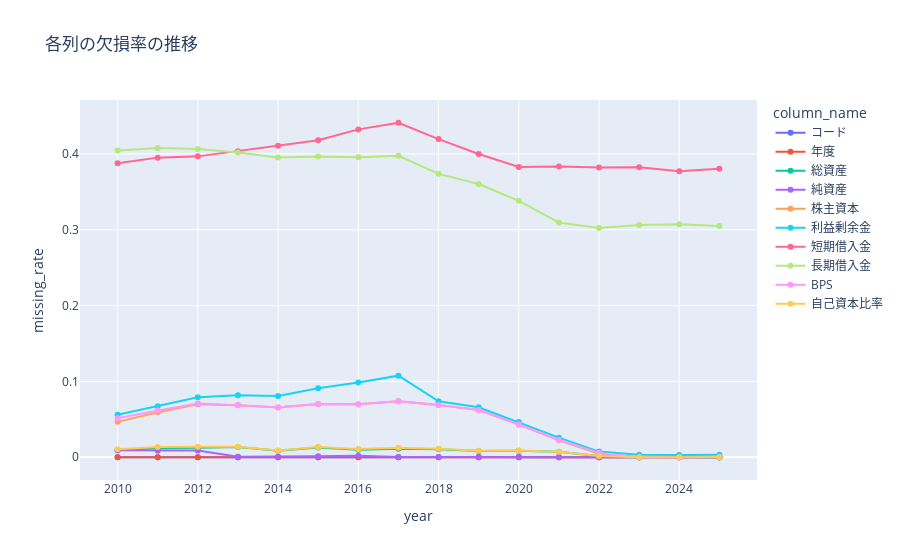
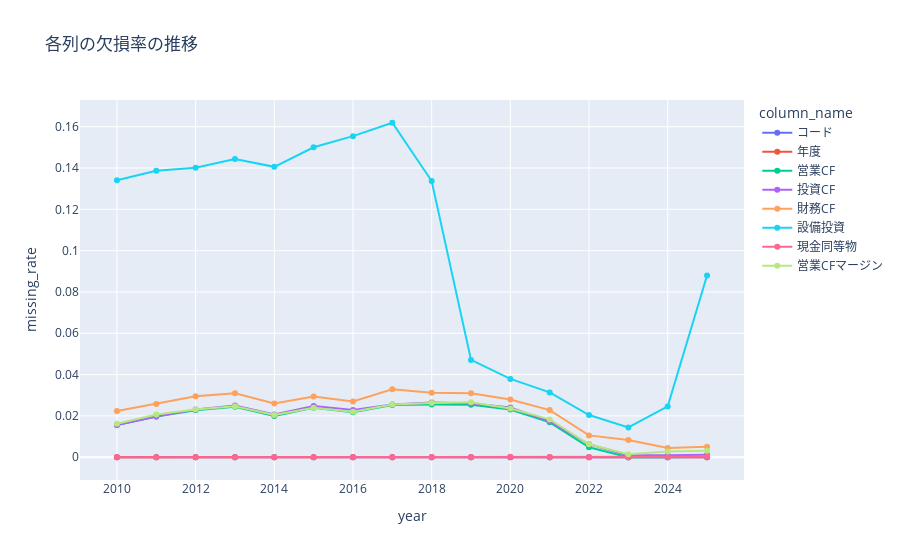
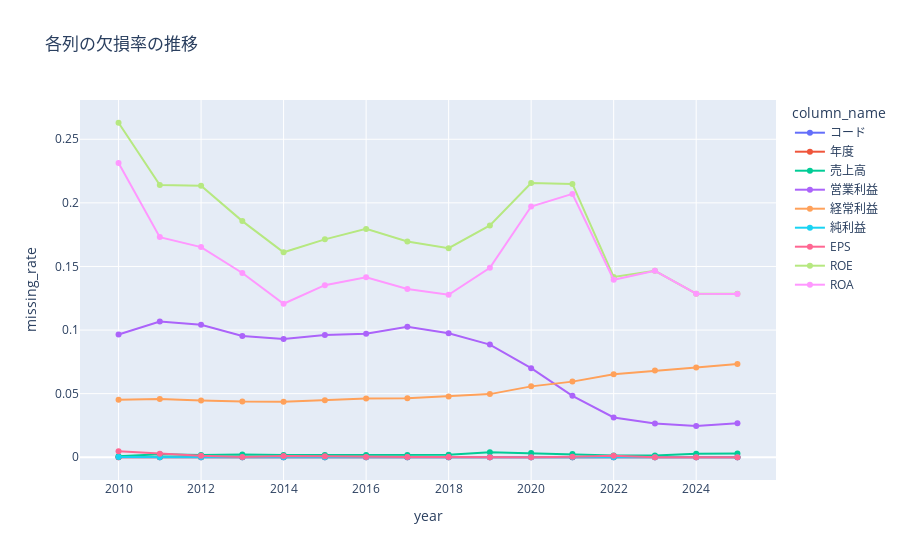
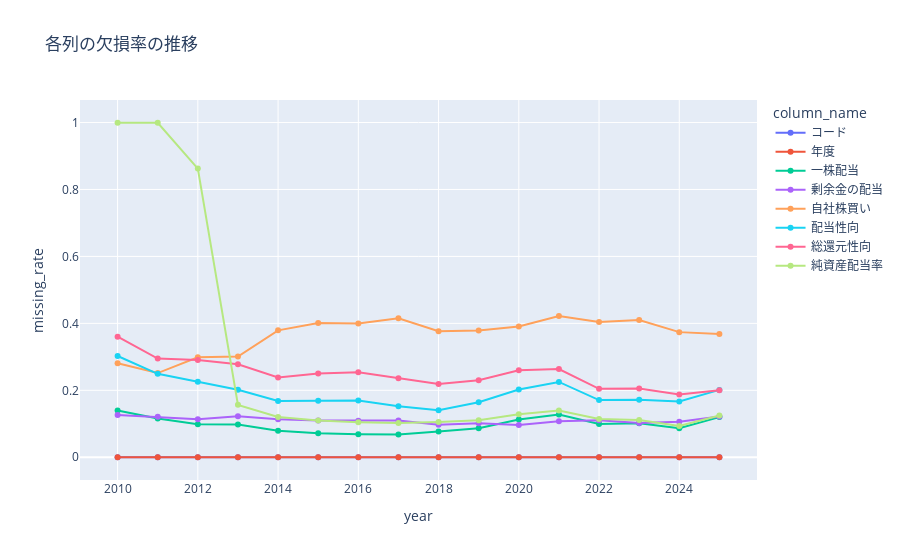

Source (notebook cell) for these figures, in order:
### Code cell
# 年ごとの欠損率の傾向を確認（折れ線グラフ）

# 各カラムの欠損率推移を折れ線グラフで表示
for filename in files:
    fig = px.line(
        missing_df[filename],  # 最初のファイルのデータを使用
        x="year",
        y="missing_rate",
        color="column_name",   # 列ごとに色分け
        markers=True,
        title="各列の欠損率の推移"
    )
    fig.show()

### Figure 1 — Plotly figure (JSON) as saved in the notebook; plotly's stock layout.template omitted (floating-point values rounded to 4 significant figures)
{"data": [{"hovertemplate": "column_name=コード<br>year=%{x}<br>missing_rate=%{y}<extra></extra>", "legendgroup": "コード", "line": {"color": "#636efa", "dash": "solid"}, "marker": {"symbol": "circle"}, "mode": "lines+markers", "name": "コード", "orientation": "v", "showlegend": true, "type": "scatter", "x": [2010, 2011, 2012, 2013, 2014, 2015, 2016, 2017, 2018, 2019, 2020, 2021, 2022, 2023, 2024, 2025], "xaxis": "x", "y": [0.0, 0.0, 0.0, 0.0, 0.0, 0.0, 0.0, 0.0, 0.0, 0.0, 0.0, 0.0, 0.0, 0.0, 0.0, 0.0], "yaxis": "y"}, {"hovertemplate": "column_name=年度<br>year=%{x}<br>missing_rate=%{y}<extra></extra>", "legendgroup": "年度", "line": {"color": "#EF553B", "dash": "solid"}, "marker": {"symbol": "circle"}, "mode": "lines+markers", "name": "年度", "orientation": "v", "showlegend": true, "type": "scatter", "x": [2010, 2011, 2012, 2013, 2014, 2015, 2016, 2017, 2018, 2019, 2020, 2021, 2022, 2023, 2024, 2025], "xaxis": "x", "y": [0.0, 0.0, 0.0, 0.0, 0.0, 0.0, 0.0, 0.0, 0.0, 0.0, 0.0, 0.0, 0.0, 0.0, 0.0, 0.0], "yaxis": "y"}, {"hovertemplate": "column_name=総資産<br>year=%{x}<br>missing_rate=%{y}<extra></extra>", "legendgroup": "総資産", "line": {"color": "#00cc96", "dash": "solid"}, "marker": {"symbol": "circle"}, "mode": "lines+markers", "name": "総資産", "orientation": "v", "showlegend": true, "type": "scatter", "x": [2010, 2011, 2012, 2013, 2014, 2015, 2016, 2017, 2018, 2019, 2020, 2021, 2022, 2023, 2024, 2025], "xaxis": "x", "y": [0.009102, 0.01224, 0.01254, 0.01359, 0.008466, 0.01286, 0.01, 0.01115, 0.01041, 0.008153, 0.008423, 0.007102, 0.001684, 0.0, 0.0, 0.0], "yaxis": "y"}, {"hovertemplate": "column_name=純資産<br>year=%{x}<br>missing_rate=%{y}<extra></extra>", "legendgroup": "純資産", "line": {"color": "#ab63fa", "dash": "solid"}, "marker": {"symbol": "circle"}, "mode": "lines+markers", "name": "純資産", "orientation": "v", "showlegend": true, "type": "scatter", "x": [2010, 2011, 2012, 2013, 2014, 2015, 2016, 2017, 2018, 2019, 2020, 2021, 2022, 2023, 2024, 2025], "xaxis": "x", "y": [0.009102, 0.00854, 0.008916, 0.0008154, 0.0007937, 0.001286, 0.002001, 0.0002424, 0.0002365, 0.0004659, 0.0007019, 0.0, 0.0, 0.0, 0.0, 0.0], "yaxis": "y"}, {"hovertemplate": "column_name=株主資本<br>year=%{x}<br>missing_rate=%{y}<extra></extra>", "legendgroup": "株主資本", "line": {"color": "#FFA15A", "dash": "solid"}, "marker": {"symbol": "circle"}, "mode": "lines+markers", "name": "株主資本", "orientation": "v", "showlegend": true, "type": "scatter", "x": [2010, 2011, 2012, 2013, 2014, 2015, 2016, 2017, 2018, 2019, 2020, 2021, 2022, 2023, 2024, 2025], "xaxis": "x", "y": [0.04668, 0.05921, 0.06994, 0.0685, 0.06561, 0.0702, 0.06977, 0.07392, 0.06883, 0.06219, 0.04305, 0.02225, 0.004571, 0.0, 0.0, 0.000486], "yaxis": "y"}, {"hovertemplate": "column_name=利益剰余金<br>year=%{x}<br>missing_rate=%{y}<extra></extra>", "legendgroup": "利益剰余金", "line": {"color": "#19d3f3", "dash": "solid"}, "marker": {"symbol": "circle"}, "mode": "lines+markers", "name": "利益剰余金", "orientation": "v", "showlegend": true, "type": "scatter", "x": [2010, 2011, 2012, 2013, 2014, 2015, 2016, 2017, 2018, 2019, 2020, 2021, 2022, 2023, 2024, 2025], "xaxis": "x", "y": [0.05608, 0.06718, 0.07913, 0.08182, 0.08069, 0.09103, 0.09852, 0.1076, 0.07379, 0.06592, 0.04633, 0.0258, 0.007457, 0.00342, 0.003014, 0.003159], "yaxis": "y"}, {"hovertemplate": "column_name=短期借入金<br>year=%{x}<br>missing_rate=%{y}<extra></extra>", "legendgroup": "短期借入金", "line": {"color": "#FF6692", "dash": "solid"}, "marker": {"symbol": "circle"}, "mode": "lines+markers", "name": "短期借入金", "orientation": "v", "showlegend": true, "type": "scatter", "x": [2010, 2011, 2012, 2013, 2014, 2015, 2016, 2017, 2018, 2019, 2020, 2021, 2022, 2023, 2024, 2025], "xaxis": "x", "y": [0.3878, 0.3951, 0.3968, 0.4036, 0.4108, 0.4181, 0.4324, 0.4411, 0.4196, 0.4, 0.3828, 0.3833, 0.3822, 0.3825, 0.3772, 0.3803], "yaxis": "y"}, {"hovertemplate": "column_name=長期借入金<br>year=%{x}<br>missing_rate=%{y}<extra></extra>", "legendgroup": "長期借入金", "line": {"color": "#B6E880", "dash": "solid"}, "marker": {"symbol": "circle"}, "mode": "lines+markers", "name": "長期借入金", "orientation": "v", "showlegend": true, "type": "scatter", "x": [2010, 2011, 2012, 2013, 2014, 2015, 2016, 2017, 2018, 2019, 2020, 2021, 2022, 2023, 2024, 2025], "xaxis": "x", "y": [0.4046, 0.4079, 0.4065, 0.4017, 0.3952, 0.3968, 0.3956, 0.3975, 0.3737, 0.3604, 0.3381, 0.3097, 0.3024, 0.3063, 0.3074, 0.305], "yaxis": "y"}, {"hovertemplate": "column_name=BPS<br>year=%{x}<br>missing_rate=%{y}<extra></extra>", "legendgroup": "BPS", "line": {"color": "#FF97FF", "dash": "solid"}, "marker": {"symbol": "circle"}, "mode": "lines+markers", "name": "BPS", "orientation": "v", "showlegend": true, "type": "scatter", "x": [2010, 2011, 2012, 2013, 2014, 2015, 2016, 2017, 2018, 2019, 2020, 2021, 2022, 2023, 2024, 2025], "xaxis": "x", "y": [0.05138, 0.06177, 0.07077, 0.06877, 0.06587, 0.0702, 0.06977, 0.07392, 0.06906, 0.06219, 0.04328, 0.02273, 0.005773, 0.0, 0.0, 0.000486], "yaxis": "y"}, {"hovertemplate": "column_name=自己資本比率<br>year=%{x}<br>missing_rate=%{y}<extra></extra>", "legendgroup": "自己資本比率", "line": {"color": "#FECB52", "dash": "solid"}, "marker": {"symbol": "circle"}, "mode": "lines+markers", "name": "自己資本比率", "orientation": "v", "showlegend": true, "type": "scatter", "x": [2010, 2011, 2012, 2013, 2014, 2015, 2016, 2017, 2018, 2019, 2020, 2021, 2022, 2023, 2024, 2025], "xaxis": "x", "y": [0.01057, 0.01366, 0.01393, 0.01386, 0.008995, 0.01337, 0.01075, 0.0126, 0.01112, 0.008619, 0.008891, 0.007339, 0.001684, 0.0, 0.0, 0.000486], "yaxis": "y"}], "layout": {"legend": {"title": {"text": "column_name"}, "tracegroupgap": 0}, "title": {"text": "各列の欠損率の推移"}, "xaxis": {"anchor": "y", "domain": [0, 1], "title": {"text": "year"}}, "yaxis": {"anchor": "x", "domain": [0, 1], "title": {"text": "missing_rate"}}}}

### Figure 2 — Plotly figure (JSON) as saved in the notebook; plotly's stock layout.template omitted (floating-point values rounded to 4 significant figures)
{"data": [{"hovertemplate": "column_name=コード<br>year=%{x}<br>missing_rate=%{y}<extra></extra>", "legendgroup": "コード", "line": {"color": "#636efa", "dash": "solid"}, "marker": {"symbol": "circle"}, "mode": "lines+markers", "name": "コード", "orientation": "v", "showlegend": true, "type": "scatter", "x": [2010, 2011, 2012, 2013, 2014, 2015, 2016, 2017, 2018, 2019, 2020, 2021, 2022, 2023, 2024, 2025], "xaxis": "x", "y": [0.0, 0.0, 0.0, 0.0, 0.0, 0.0, 0.0, 0.0, 0.0, 0.0, 0.0, 0.0, 0.0, 0.0, 0.0, 0.0], "yaxis": "y"}, {"hovertemplate": "column_name=年度<br>year=%{x}<br>missing_rate=%{y}<extra></extra>", "legendgroup": "年度", "line": {"color": "#EF553B", "dash": "solid"}, "marker": {"symbol": "circle"}, "mode": "lines+markers", "name": "年度", "orientation": "v", "showlegend": true, "type": "scatter", "x": [2010, 2011, 2012, 2013, 2014, 2015, 2016, 2017, 2018, 2019, 2020, 2021, 2022, 2023, 2024, 2025], "xaxis": "x", "y": [0.0, 0.0, 0.0, 0.0, 0.0, 0.0, 0.0, 0.0, 0.0, 0.0, 0.0, 0.0, 0.0, 0.0, 0.0, 0.0], "yaxis": "y"}, {"hovertemplate": "column_name=営業CF<br>year=%{x}<br>missing_rate=%{y}<extra></extra>", "legendgroup": "営業CF", "line": {"color": "#00cc96", "dash": "solid"}, "marker": {"symbol": "circle"}, "mode": "lines+markers", "name": "営業CF", "orientation": "v", "showlegend": true, "type": "scatter", "x": [2010, 2011, 2012, 2013, 2014, 2015, 2016, 2017, 2018, 2019, 2020, 2021, 2022, 2023, 2024, 2025], "xaxis": "x", "y": [0.01564, 0.01977, 0.02277, 0.02444, 0.01992, 0.02398, 0.02179, 0.02524, 0.0255, 0.02537, 0.02314, 0.01689, 0.004811, 0.0, 0.0, 0.000243], "yaxis": "y"}, {"hovertemplate": "column_name=投資CF<br>year=%{x}<br>missing_rate=%{y}<extra></extra>", "legendgroup": "投資CF", "line": {"color": "#ab63fa", "dash": "solid"}, "marker": {"symbol": "circle"}, "mode": "lines+markers", "name": "投資CF", "orientation": "v", "showlegend": true, "type": "scatter", "x": [2010, 2011, 2012, 2013, 2014, 2015, 2016, 2017, 2018, 2019, 2020, 2021, 2022, 2023, 2024, 2025], "xaxis": "x", "y": [0.01564, 0.01977, 0.02307, 0.02501, 0.02075, 0.02478, 0.02284, 0.0255, 0.02649, 0.02609, 0.02409, 0.01736, 0.006255, 0.000977, 0.001005, 0.001215], "yaxis": "y"}, {"hovertemplate": "column_name=財務CF<br>year=%{x}<br>missing_rate=%{y}<extra></extra>", "legendgroup": "財務CF", "line": {"color": "#FFA15A", "dash": "solid"}, "marker": {"symbol": "circle"}, "mode": "lines+markers", "name": "財務CF", "orientation": "v", "showlegend": true, "type": "scatter", "x": [2010, 2011, 2012, 2013, 2014, 2015, 2016, 2017, 2018, 2019, 2020, 2021, 2022, 2023, 2024, 2025], "xaxis": "x", "y": [0.02239, 0.02576, 0.02949, 0.03097, 0.02601, 0.02936, 0.02704, 0.03289, 0.0312, 0.03093, 0.02791, 0.02284, 0.01058, 0.008305, 0.00452, 0.005103], "yaxis": "y"}, {"hovertemplate": "column_name=設備投資<br>year=%{x}<br>missing_rate=%{y}<extra></extra>", "legendgroup": "設備投資", "line": {"color": "#19d3f3", "dash": "solid"}, "marker": {"symbol": "circle"}, "mode": "lines+markers", "name": "設備投資", "orientation": "v", "showlegend": true, "type": "scatter", "x": [2010, 2011, 2012, 2013, 2014, 2015, 2016, 2017, 2018, 2019, 2020, 2021, 2022, 2023, 2024, 2025], "xaxis": "x", "y": [0.134, 0.1387, 0.1401, 0.1444, 0.1406, 0.1501, 0.1554, 0.1619, 0.1337, 0.04711, 0.03793, 0.0314, 0.02045, 0.01441, 0.02461, 0.08797], "yaxis": "y"}, {"hovertemplate": "column_name=現金同等物<br>year=%{x}<br>missing_rate=%{y}<extra></extra>", "legendgroup": "現金同等物", "line": {"color": "#FF6692", "dash": "solid"}, "marker": {"symbol": "circle"}, "mode": "lines+markers", "name": "現金同等物", "orientation": "v", "showlegend": true, "type": "scatter", "x": [2010, 2011, 2012, 2013, 2014, 2015, 2016, 2017, 2018, 2019, 2020, 2021, 2022, 2023, 2024, 2025], "xaxis": "x", "y": [0.0, 0.0, 0.0, 0.0, 0.0, 0.0, 0.0, 0.0, 0.0, 0.0, 0.0002385, 0.0, 0.0, 0.0, 0.0, 0.000243], "yaxis": "y"}, {"hovertemplate": "column_name=営業CFマージン<br>year=%{x}<br>missing_rate=%{y}<extra></extra>", "legendgroup": "営業CFマージン", "line": {"color": "#B6E880", "dash": "solid"}, "marker": {"symbol": "circle"}, "mode": "lines+markers", "name": "営業CFマージン", "orientation": "v", "showlegend": true, "type": "scatter", "x": [2010, 2011, 2012, 2013, 2014, 2015, 2016, 2017, 2018, 2019, 2020, 2021, 2022, 2023, 2024, 2025], "xaxis": "x", "y": [0.01626, 0.02067, 0.02307, 0.02472, 0.02048, 0.02398, 0.02205, 0.0255, 0.02624, 0.02658, 0.02362, 0.01832, 0.006255, 0.001466, 0.002762, 0.003159], "yaxis": "y"}], "layout": {"legend": {"title": {"text": "column_name"}, "tracegroupgap": 0}, "title": {"text": "各列の欠損率の推移"}, "xaxis": {"anchor": "y", "domain": [0, 1], "title": {"text": "year"}}, "yaxis": {"anchor": "x", "domain": [0, 1], "title": {"text": "missing_rate"}}}}

### Figure 3 — Plotly figure (JSON) as saved in the notebook; plotly's stock layout.template omitted (floating-point values rounded to 4 significant figures)
{"data": [{"hovertemplate": "column_name=コード<br>year=%{x}<br>missing_rate=%{y}<extra></extra>", "legendgroup": "コード", "line": {"color": "#636efa", "dash": "solid"}, "marker": {"symbol": "circle"}, "mode": "lines+markers", "name": "コード", "orientation": "v", "showlegend": true, "type": "scatter", "x": [2010, 2011, 2012, 2013, 2014, 2015, 2016, 2017, 2018, 2019, 2020, 2021, 2022, 2023, 2024, 2025], "xaxis": "x", "y": [0.0, 0.0, 0.0, 0.0, 0.0, 0.0, 0.0, 0.0, 0.0, 0.0, 0.0, 0.0, 0.0, 0.0, 0.0, 0.0], "yaxis": "y"}, {"hovertemplate": "column_name=年度<br>year=%{x}<br>missing_rate=%{y}<extra></extra>", "legendgroup": "年度", "line": {"color": "#EF553B", "dash": "solid"}, "marker": {"symbol": "circle"}, "mode": "lines+markers", "name": "年度", "orientation": "v", "showlegend": true, "type": "scatter", "x": [2010, 2011, 2012, 2013, 2014, 2015, 2016, 2017, 2018, 2019, 2020, 2021, 2022, 2023, 2024, 2025], "xaxis": "x", "y": [0.0, 0.0, 0.0, 0.0, 0.0, 0.0, 0.0, 0.0, 0.0, 0.0, 0.0, 0.0, 0.0, 0.0, 0.0, 0.0], "yaxis": "y"}, {"hovertemplate": "column_name=売上高<br>year=%{x}<br>missing_rate=%{y}<extra></extra>", "legendgroup": "売上高", "line": {"color": "#00cc96", "dash": "solid"}, "marker": {"symbol": "circle"}, "mode": "lines+markers", "name": "売上高", "orientation": "v", "showlegend": true, "type": "scatter", "x": [2010, 2011, 2012, 2013, 2014, 2015, 2016, 2017, 2018, 2019, 2020, 2021, 2022, 2023, 2024, 2025], "xaxis": "x", "y": [0.0008805, 0.002277, 0.001672, 0.002175, 0.001852, 0.0018, 0.00175, 0.001697, 0.001892, 0.003962, 0.003278, 0.002606, 0.001444, 0.001466, 0.002762, 0.002916], "yaxis": "y"}, {"hovertemplate": "column_name=営業利益<br>year=%{x}<br>missing_rate=%{y}<extra></extra>", "legendgroup": "営業利益", "line": {"color": "#ab63fa", "dash": "solid"}, "marker": {"symbol": "circle"}, "mode": "lines+markers", "name": "営業利益", "orientation": "v", "showlegend": true, "type": "scatter", "x": [2010, 2011, 2012, 2013, 2014, 2015, 2016, 2017, 2018, 2019, 2020, 2021, 2022, 2023, 2024, 2025], "xaxis": "x", "y": [0.09657, 0.1067, 0.1042, 0.09541, 0.09288, 0.09619, 0.09702, 0.1025, 0.09745, 0.08856, 0.07001, 0.04833, 0.03128, 0.02662, 0.02461, 0.02673], "yaxis": "y"}, {"hovertemplate": "column_name=経常利益<br>year=%{x}<br>missing_rate=%{y}<extra></extra>", "legendgroup": "経常利益", "line": {"color": "#FFA15A", "dash": "solid"}, "marker": {"symbol": "circle"}, "mode": "lines+markers", "name": "経常利益", "orientation": "v", "showlegend": true, "type": "scatter", "x": [2010, 2011, 2012, 2013, 2014, 2015, 2016, 2017, 2018, 2019, 2020, 2021, 2022, 2023, 2024, 2025], "xaxis": "x", "y": [0.0452, 0.04583, 0.04458, 0.04376, 0.04366, 0.04475, 0.04626, 0.04629, 0.04778, 0.04964, 0.05572, 0.05946, 0.06521, 0.06815, 0.07057, 0.07339], "yaxis": "y"}, {"hovertemplate": "column_name=純利益<br>year=%{x}<br>missing_rate=%{y}<extra></extra>", "legendgroup": "純利益", "line": {"color": "#19d3f3", "dash": "solid"}, "marker": {"symbol": "circle"}, "mode": "lines+markers", "name": "純利益", "orientation": "v", "showlegend": true, "type": "scatter", "x": [2010, 2011, 2012, 2013, 2014, 2015, 2016, 2017, 2018, 2019, 2020, 2021, 2022, 2023, 2024, 2025], "xaxis": "x", "y": [0.0002935, 0.0, 0.0, 0.0, 0.0, 0.0, 0.0, 0.0, 0.0, 0.0, 0.0, 0.0, 0.0, 0.0, 0.0, 0.0], "yaxis": "y"}, {"hovertemplate": "column_name=EPS<br>year=%{x}<br>missing_rate=%{y}<extra></extra>", "legendgroup": "EPS", "line": {"color": "#FF6692", "dash": "solid"}, "marker": {"symbol": "circle"}, "mode": "lines+markers", "name": "EPS", "orientation": "v", "showlegend": true, "type": "scatter", "x": [2010, 2011, 2012, 2013, 2014, 2015, 2016, 2017, 2018, 2019, 2020, 2021, 2022, 2023, 2024, 2025], "xaxis": "x", "y": [0.004696, 0.002847, 0.001115, 0.0002718, 0.001058, 0.0007716, 0.0002501, 0.0002424, 0.0002365, 0.0, 0.0, 0.0004738, 0.001203, 0.0, 0.0, 0.0], "yaxis": "y"}, {"hovertemplate": "column_name=ROE<br>year=%{x}<br>missing_rate=%{y}<extra></extra>", "legendgroup": "ROE", "line": {"color": "#B6E880", "dash": "solid"}, "marker": {"symbol": "circle"}, "mode": "lines+markers", "name": "ROE", "orientation": "v", "showlegend": true, "type": "scatter", "x": [2010, 2011, 2012, 2013, 2014, 2015, 2016, 2017, 2018, 2019, 2020, 2021, 2022, 2023, 2024, 2025], "xaxis": "x", "y": [0.263, 0.2141, 0.2134, 0.1856, 0.1612, 0.1713, 0.1795, 0.1697, 0.1644, 0.1822, 0.2156, 0.2149, 0.1417, 0.1466, 0.1286, 0.1286], "yaxis": "y"}, {"hovertemplate": "column_name=ROA<br>year=%{x}<br>missing_rate=%{y}<extra></extra>", "legendgroup": "ROA", "line": {"color": "#FF97FF", "dash": "solid"}, "marker": {"symbol": "circle"}, "mode": "lines+markers", "name": "ROA", "orientation": "v", "showlegend": true, "type": "scatter", "x": [2010, 2011, 2012, 2013, 2014, 2015, 2016, 2017, 2018, 2019, 2020, 2021, 2022, 2023, 2024, 2025], "xaxis": "x", "y": [0.2313, 0.1731, 0.1652, 0.1449, 0.1207, 0.1353, 0.1415, 0.1323, 0.1277, 0.1489, 0.1971, 0.2071, 0.1396, 0.1466, 0.1286, 0.1283], "yaxis": "y"}], "layout": {"legend": {"title": {"text": "column_name"}, "tracegroupgap": 0}, "title": {"text": "各列の欠損率の推移"}, "xaxis": {"anchor": "y", "domain": [0, 1], "title": {"text": "year"}}, "yaxis": {"anchor": "x", "domain": [0, 1], "title": {"text": "missing_rate"}}}}

### Figure 4 — Plotly figure (JSON) as saved in the notebook; plotly's stock layout.template omitted (floating-point values rounded to 4 significant figures)
{"data": [{"hovertemplate": "column_name=コード<br>year=%{x}<br>missing_rate=%{y}<extra></extra>", "legendgroup": "コード", "line": {"color": "#636efa", "dash": "solid"}, "marker": {"symbol": "circle"}, "mode": "lines+markers", "name": "コード", "orientation": "v", "showlegend": true, "type": "scatter", "x": [2010, 2011, 2012, 2013, 2014, 2015, 2016, 2017, 2018, 2019, 2020, 2021, 2022, 2023, 2024, 2025], "xaxis": "x", "y": [0.0, 0.0, 0.0, 0.0, 0.0, 0.0, 0.0, 0.0, 0.0, 0.0, 0.0, 0.0, 0.0, 0.0, 0.0, 0.0], "yaxis": "y"}, {"hovertemplate": "column_name=年度<br>year=%{x}<br>missing_rate=%{y}<extra></extra>", "legendgroup": "年度", "line": {"color": "#EF553B", "dash": "solid"}, "marker": {"symbol": "circle"}, "mode": "lines+markers", "name": "年度", "orientation": "v", "showlegend": true, "type": "scatter", "x": [2010, 2011, 2012, 2013, 2014, 2015, 2016, 2017, 2018, 2019, 2020, 2021, 2022, 2023, 2024, 2025], "xaxis": "x", "y": [0.0, 0.0, 0.0, 0.0, 0.0, 0.0, 0.0, 0.0, 0.0, 0.0, 0.0, 0.0, 0.0, 0.0, 0.0, 0.0], "yaxis": "y"}, {"hovertemplate": "column_name=一株配当<br>year=%{x}<br>missing_rate=%{y}<extra></extra>", "legendgroup": "一株配当", "line": {"color": "#00cc96", "dash": "solid"}, "marker": {"symbol": "circle"}, "mode": "lines+markers", "name": "一株配当", "orientation": "v", "showlegend": true, "type": "scatter", "x": [2010, 2011, 2012, 2013, 2014, 2015, 2016, 2017, 2018, 2019, 2020, 2021, 2022, 2023, 2024, 2025], "xaxis": "x", "y": [0.1397, 0.1158, 0.09879, 0.09814, 0.07919, 0.07197, 0.06884, 0.06784, 0.07677, 0.0868, 0.1128, 0.1277, 0.09956, 0.1012, 0.08646, 0.1199], "yaxis": "y"}, {"hovertemplate": "column_name=剰余金の配当<br>year=%{x}<br>missing_rate=%{y}<extra></extra>", "legendgroup": "剰余金の配当", "line": {"color": "#ab63fa", "dash": "solid"}, "marker": {"symbol": "circle"}, "mode": "lines+markers", "name": "剰余金の配当", "orientation": "v", "showlegend": true, "type": "scatter", "x": [2010, 2011, 2012, 2013, 2014, 2015, 2016, 2017, 2018, 2019, 2020, 2021, 2022, 2023, 2024, 2025], "xaxis": "x", "y": [0.1266, 0.1209, 0.1138, 0.1224, 0.1133, 0.1099, 0.1089, 0.1098, 0.09743, 0.1013, 0.09657, 0.1072, 0.1104, 0.1026, 0.106, 0.122], "yaxis": "y"}, {"hovertemplate": "column_name=自社株買い<br>year=%{x}<br>missing_rate=%{y}<extra></extra>", "legendgroup": "自社株買い", "line": {"color": "#FFA15A", "dash": "solid"}, "marker": {"symbol": "circle"}, "mode": "lines+markers", "name": "自社株買い", "orientation": "v", "showlegend": true, "type": "scatter", "x": [2010, 2011, 2012, 2013, 2014, 2015, 2016, 2017, 2018, 2019, 2020, 2021, 2022, 2023, 2024, 2025], "xaxis": "x", "y": [0.2808, 0.2515, 0.2986, 0.3009, 0.3791, 0.4014, 0.3995, 0.4151, 0.3766, 0.3787, 0.3907, 0.4221, 0.4043, 0.4099, 0.3738, 0.3683], "yaxis": "y"}, {"hovertemplate": "column_name=配当性向<br>year=%{x}<br>missing_rate=%{y}<extra></extra>", "legendgroup": "配当性向", "line": {"color": "#19d3f3", "dash": "solid"}, "marker": {"symbol": "circle"}, "mode": "lines+markers", "name": "配当性向", "orientation": "v", "showlegend": true, "type": "scatter", "x": [2010, 2011, 2012, 2013, 2014, 2015, 2016, 2017, 2018, 2019, 2020, 2021, 2022, 2023, 2024, 2025], "xaxis": "x", "y": [0.3026, 0.2493, 0.2253, 0.2019, 0.1679, 0.1686, 0.1695, 0.1526, 0.1407, 0.1643, 0.2025, 0.225, 0.1708, 0.1717, 0.1668, 0.2012], "yaxis": "y"}, {"hovertemplate": "column_name=総還元性向<br>year=%{x}<br>missing_rate=%{y}<extra></extra>", "legendgroup": "総還元性向", "line": {"color": "#FF6692", "dash": "solid"}, "marker": {"symbol": "circle"}, "mode": "lines+markers", "name": "総還元性向", "orientation": "v", "showlegend": true, "type": "scatter", "x": [2010, 2011, 2012, 2013, 2014, 2015, 2016, 2017, 2018, 2019, 2020, 2021, 2022, 2023, 2024, 2025], "xaxis": "x", "y": [0.3603, 0.2947, 0.2906, 0.278, 0.2385, 0.2505, 0.2536, 0.2363, 0.2192, 0.23, 0.2601, 0.2634, 0.2044, 0.2055, 0.1875, 0.2004], "yaxis": "y"}, {"hovertemplate": "column_name=純資産配当率<br>year=%{x}<br>missing_rate=%{y}<extra></extra>", "legendgroup": "純資産配当率", "line": {"color": "#B6E880", "dash": "solid"}, "marker": {"symbol": "circle"}, "mode": "lines+markers", "name": "純資産配当率", "orientation": "v", "showlegend": true, "type": "scatter", "x": [2010, 2011, 2012, 2013, 2014, 2015, 2016, 2017, 2018, 2019, 2020, 2021, 2022, 2023, 2024, 2025], "xaxis": "x", "y": [0.9993, 0.9994, 0.8623, 0.1565, 0.12, 0.1099, 0.1047, 0.102, 0.1055, 0.1104, 0.1287, 0.1396, 0.1143, 0.1109, 0.09373, 0.1246], "yaxis": "y"}], "layout": {"legend": {"title": {"text": "column_name"}, "tracegroupgap": 0}, "title": {"text": "各列の欠損率の推移"}, "xaxis": {"anchor": "y", "domain": [0, 1], "title": {"text": "year"}}, "yaxis": {"anchor": "x", "domain": [0, 1], "title": {"text": "missing_rate"}}}}
